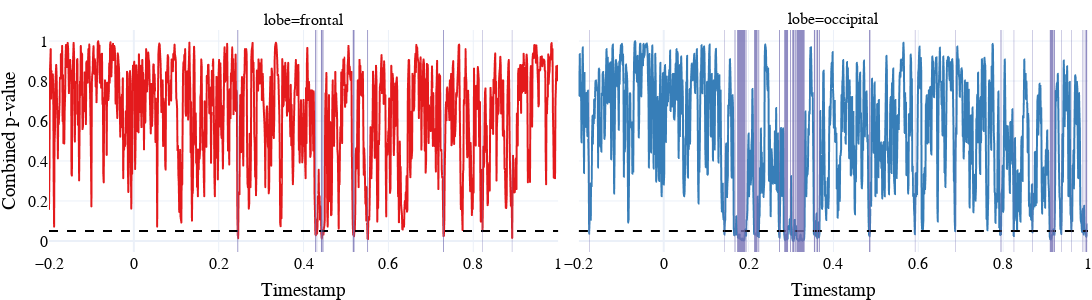

Notebook source saved alongside this figure:
### Code cell
fig = px.line(combined_p, x="timestamp", y="p", facet_col="lobe", color="lobe", color_discrete_map=color_map)
fig = fig.add_hline(y=0.05, line=dict(color="black", dash="dash"))
fig = fig.update_traces(showlegend=False)
fig = fig.update_layout(
    template="plotly_white",
    yaxis_title="Combined p-value", 
    width=1200,
    height=300,
    font=dict(family="Merriweather", size=16, color="black"),
    margin=dict(l=0, r=0, t=30, b=0),
)
fig = fig.update_xaxes(title="Timestamp")
for col, lobe in enumerate(["frontal", "occipital"]):
    regions = significant_regions[lobe]
    for x0, x1 in regions:
        fig.add_vrect(
            x0=x0, x1=x1,
            fillcolor="#7570B3", opacity=0.8,
            layer="above", line_width=0, col=col+1
        )
fig.show()

### Figure 1 — Plotly figure (JSON) as saved in the notebook; plotly's stock layout.template omitted (floating-point values rounded to 4 significant figures; data arrays with more than 128 entries replaced by an {"elided": "..."} marker saying what was removed)
{"data": [{"hovertemplate": "lobe=frontal<br>timestamp=%{x}<br>p=%{y}<extra></extra>", "legendgroup": "frontal", "line": {"color": "rgb(228,26,28)", "dash": "solid"}, "marker": {"symbol": "circle"}, "mode": "lines", "name": "frontal", "showlegend": false, "type": "scattergl", "x": {"elided": "1201 float values"}, "xaxis": "x", "y": {"elided": "1201 float values"}, "yaxis": "y"}, {"hovertemplate": "lobe=occipital<br>timestamp=%{x}<br>p=%{y}<extra></extra>", "legendgroup": "occipital", "line": {"color": "rgb(55,126,184)", "dash": "solid"}, "marker": {"symbol": "circle"}, "mode": "lines", "name": "occipital", "showlegend": false, "type": "scattergl", "x": {"elided": "1201 float values"}, "xaxis": "x2", "y": {"elided": "1201 float values"}, "yaxis": "y2"}], "layout": {"annotations": [{"showarrow": false, "text": "lobe=frontal", "x": 0.245, "xanchor": "center", "xref": "paper", "y": 1, "yanchor": "bottom", "yref": "paper"}, {"showarrow": false, "text": "lobe=occipital", "x": 0.755, "xanchor": "center", "xref": "paper", "y": 1, "yanchor": "bottom", "yref": "paper"}], "font": {"color": "black", "family": "Merriweather", "size": 16}, "height": 300, "legend": {"title": {"text": "lobe"}, "tracegroupgap": 0}, "margin": {"b": 0, "l": 0, "r": 0, "t": 30}, "shapes": [{"line": {"color": "black", "dash": "dash"}, "type": "line", "x0": 0, "x1": 1, "xref": "x domain", "y0": 0.05, "y1": 0.05, "yref": "y"}, {"line": {"color": "black", "dash": "dash"}, "type": "line", "x0": 0, "x1": 1, "xref": "x2 domain", "y0": 0.05, "y1": 0.05, "yref": "y2"}, {"fillcolor": "#7570B3", "layer": "above", "line": {"width": 0}, "opacity": 0.8, "type": "rect", "x0": 0.244, "x1": 0.246, "xref": "x", "y0": 0, "y1": 1, "yref": "y domain"}, {"fillcolor": "#7570B3", "layer": "above", "line": {"width": 0}, "opacity": 0.8, "type": "rect", "x0": 0.427, "x1": 0.429, "xref": "x", "y0": 0, "y1": 1, "yref": "y domain"}, {"fillcolor": "#7570B3", "layer": "above", "line": {"width": 0}, "opacity": 0.8, "type": "rect", "x0": 0.431, "x1": 0.432, "xref": "x", "y0": 0, "y1": 1, "yref": "y domain"}, {"fillcolor": "#7570B3", "layer": "above", "line": {"width": 0}, "opacity": 0.8, "type": "rect", "x0": 0.441, "x1": 0.445, "xref": "x", "y0": 0, "y1": 1, "yref": "y domain"}, {"fillcolor": "#7570B3", "layer": "above", "line": {"width": 0}, "opacity": 0.8, "type": "rect", "x0": 0.446, "x1": 0.447, "xref": "x", "y0": 0, "y1": 1, "yref": "y domain"}, {"fillcolor": "#7570B3", "layer": "above", "line": {"width": 0}, "opacity": 0.8, "type": "rect", "x0": 0.516, "x1": 0.52, "xref": "x", "y0": 0, "y1": 1, "yref": "y domain"}, {"fillcolor": "#7570B3", "layer": "above", "line": {"width": 0}, "opacity": 0.8, "type": "rect", "x0": 0.55, "x1": 0.552, "xref": "x", "y0": 0, "y1": 1, "yref": "y domain"}, {"fillcolor": "#7570B3", "layer": "above", "line": {"width": 0}, "opacity": 0.8, "type": "rect", "x0": 0.729, "x1": 0.731, "xref": "x", "y0": 0, "y1": 1, "yref": "y domain"}, {"fillcolor": "#7570B3", "layer": "above", "line": {"width": 0}, "opacity": 0.8, "type": "rect", "x0": 0.821, "x1": 0.822, "xref": "x", "y0": 0, "y1": 1, "yref": "y domain"}, {"fillcolor": "#7570B3", "layer": "above", "line": {"width": 0}, "opacity": 0.8, "type": "rect", "x0": 0.891, "x1": 0.892, "xref": "x", "y0": 0, "y1": 1, "yref": "y domain"}, {"fillcolor": "#7570B3", "layer": "above", "line": {"width": 0}, "opacity": 0.8, "type": "rect", "x0": -0.176, "x1": -0.175, "xref": "x2", "y0": 0, "y1": 1, "yref": "y2 domain"}, {"fillcolor": "#7570B3", "layer": "above", "line": {"width": 0}, "opacity": 0.8, "type": "rect", "x0": 0.143, "x1": 0.144, "xref": "x2", "y0": 0, "y1": 1, "yref": "y2 domain"}, {"fillcolor": "#7570B3", "layer": "above", "line": {"width": 0}, "opacity": 0.8, "type": "rect", "x0": 0.166, "x1": 0.167, "xref": "x2", "y0": 0, "y1": 1, "yref": "y2 domain"}, {"fillcolor": "#7570B3", "layer": "above", "line": {"width": 0}, "opacity": 0.8, "type": "rect", "x0": 0.169, "x1": 0.17, "xref": "x2", "y0": 0, "y1": 1, "yref": "y2 domain"}, {"fillcolor": "#7570B3", "layer": "above", "line": {"width": 0}, "opacity": 0.8, "type": "rect", "x0": 0.173, "x1": 0.192, "xref": "x2", "y0": 0, "y1": 1, "yref": "y2 domain"}, {"fillcolor": "#7570B3", "layer": "above", "line": {"width": 0}, "opacity": 0.8, "type": "rect", "x0": 0.193, "x1": 0.195, "xref": "x2", "y0": 0, "y1": 1, "yref": "y2 domain"}, {"fillcolor": "#7570B3", "layer": "above", "line": {"width": 0}, "opacity": 0.8, "type": "rect", "x0": 0.213, "x1": 0.221, "xref": "x2", "y0": 0, "y1": 1, "yref": "y2 domain"}, {"fillcolor": "#7570B3", "layer": "above", "line": {"width": 0}, "opacity": 0.8, "type": "rect", "x0": 0.223, "x1": 0.225, "xref": "x2", "y0": 0, "y1": 1, "yref": "y2 domain"}, {"fillcolor": "#7570B3", "layer": "above", "line": {"width": 0}, "opacity": 0.8, "type": "rect", "x0": 0.272, "x1": 0.274, "xref": "x2", "y0": 0, "y1": 1, "yref": "y2 domain"}, {"fillcolor": "#7570B3", "layer": "above", "line": {"width": 0}, "opacity": 0.8, "type": "rect", "x0": 0.284, "x1": 0.293, "xref": "x2", "y0": 0, "y1": 1, "yref": "y2 domain"}, {"fillcolor": "#7570B3", "layer": "above", "line": {"width": 0}, "opacity": 0.8, "type": "rect", "x0": 0.298, "x1": 0.3, "xref": "x2", "y0": 0, "y1": 1, "yref": "y2 domain"}, {"fillcolor": "#7570B3", "layer": "above", "line": {"width": 0}, "opacity": 0.8, "type": "rect", "x0": 0.303, "x1": 0.308, "xref": "x2", "y0": 0, "y1": 1, "yref": "y2 domain"}, {"fillcolor": "#7570B3", "layer": "above", "line": {"width": 0}, "opacity": 0.8, "type": "rect", "x0": 0.31, "x1": 0.312, "xref": "x2", "y0": 0, "y1": 1, "yref": "y2 domain"}, {"fillcolor": "#7570B3", "layer": "above", "line": {"width": 0}, "opacity": 0.8, "type": "rect", "x0": 0.313, "x1": 0.332, "xref": "x2", "y0": 0, "y1": 1, "yref": "y2 domain"}, {"fillcolor": "#7570B3", "layer": "above", "line": {"width": 0}, "opacity": 0.8, "type": "rect", "x0": 0.354, "x1": 0.357, "xref": "x2", "y0": 0, "y1": 1, "yref": "y2 domain"}, {"fillcolor": "#7570B3", "layer": "above", "line": {"width": 0}, "opacity": 0.8, "type": "rect", "x0": 0.359, "x1": 0.36, "xref": "x2", "y0": 0, "y1": 1, "yref": "y2 domain"}, {"fillcolor": "#7570B3", "layer": "above", "line": {"width": 0}, "opacity": 0.8, "type": "rect", "x0": 0.361, "x1": 0.364, "xref": "x2", "y0": 0, "y1": 1, "yref": "y2 domain"}, {"fillcolor": "#7570B3", "layer": "above", "line": {"width": 0}, "opacity": 0.8, "type": "rect", "x0": 0.366, "x1": 0.368, "xref": "x2", "y0": 0, "y1": 1, "yref": "y2 domain"}, {"fillcolor": "#7570B3", "layer": "above", "line": {"width": 0}, "opacity": 0.8, "type": "rect", "x0": 0.484, "x1": 0.487, "xref": "x2", "y0": 0, "y1": 1, "yref": "y2 domain"}, {"fillcolor": "#7570B3", "layer": "above", "line": {"width": 0}, "opacity": 0.8, "type": "rect", "x0": 0.592, "x1": 0.593, "xref": "x2", "y0": 0, "y1": 1, "yref": "y2 domain"}, {"fillcolor": "#7570B3", "layer": "above", "line": {"width": 0}, "opacity": 0.8, "type": "rect", "x0": 0.687, "x1": 0.688, "xref": "x2", "y0": 0, "y1": 1, "yref": "y2 domain"}, {"fillcolor": "#7570B3", "layer": "above", "line": {"width": 0}, "opacity": 0.8, "type": "rect", "x0": 0.793, "x1": 0.794, "xref": "x2", "y0": 0, "y1": 1, "yref": "y2 domain"}, {"fillcolor": "#7570B3", "layer": "above", "line": {"width": 0}, "opacity": 0.8, "type": "rect", "x0": 0.795, "x1": 0.796, "xref": "x2", "y0": 0, "y1": 1, "yref": "y2 domain"}, {"fillcolor": "#7570B3", "layer": "above", "line": {"width": 0}, "opacity": 0.8, "type": "rect", "x0": 0.825, "x1": 0.826, "xref": "x2", "y0": 0, "y1": 1, "yref": "y2 domain"}, {"fillcolor": "#7570B3", "layer": "above", "line": {"width": 0}, "opacity": 0.8, "type": "rect", "x0": 0.869, "x1": 0.87, "xref": "x2", "y0": 0, "y1": 1, "yref": "y2 domain"}, {"fillcolor": "#7570B3", "layer": "above", "line": {"width": 0}, "opacity": 0.8, "type": "rect", "x0": 0.91, "x1": 0.918, "xref": "x2", "y0": 0, "y1": 1, "yref": "y2 domain"}, {"fillcolor": "#7570B3", "layer": "above", "line": {"width": 0}, "opacity": 0.8, "type": "rect", "x0": 0.919, "x1": 0.922, "xref": "x2", "y0": 0, "y1": 1, "yref": "y2 domain"}, {"fillcolor": "#7570B3", "layer": "above", "line": {"width": 0}, "opacity": 0.8, "type": "rect", "x0": 0.937, "x1": 0.938, "xref": "x2", "y0": 0, "y1": 1, "yref": "y2 domain"}, {"fillcolor": "#7570B3", "layer": "above", "line": {"width": 0}, "opacity": 0.8, "type": "rect", "x0": 0.961, "x1": 0.962, "xref": "x2", "y0": 0, "y1": 1, "yref": "y2 domain"}, {"fillcolor": "#7570B3", "layer": "above", "line": {"width": 0}, "opacity": 0.8, "type": "rect", "x0": 0.986, "x1": 0.987, "xref": "x2", "y0": 0, "y1": 1, "yref": "y2 domain"}, {"fillcolor": "#7570B3", "layer": "above", "line": {"width": 0}, "opacity": 0.8, "type": "rect", "x0": 0.99, "x1": 0.991, "xref": "x2", "y0": 0, "y1": 1, "yref": "y2 domain"}, {"fillcolor": "#7570B3", "layer": "above", "line": {"width": 0}, "opacity": 0.8, "type": "rect", "x0": 0.993, "x1": 0.994, "xref": "x2", "y0": 0, "y1": 1, "yref": "y2 domain"}, {"fillcolor": "#7570B3", "layer": "above", "line": {"width": 0}, "opacity": 0.8, "type": "rect", "x0": 0.995, "x1": 0.998, "xref": "x2", "y0": 0, "y1": 1, "yref": "y2 domain"}], "width": 1200, "xaxis": {"anchor": "y", "domain": [0, 0.49], "title": {"text": "Timestamp"}}, "xaxis2": {"anchor": "y2", "domain": [0.51, 1], "matches": "x", "title": {"text": "Timestamp"}}, "yaxis": {"anchor": "x", "domain": [0, 1], "title": {"text": "Combined p-value"}}, "yaxis2": {"anchor": "x2", "domain": [0, 1], "matches": "y", "showticklabels": false}}}
